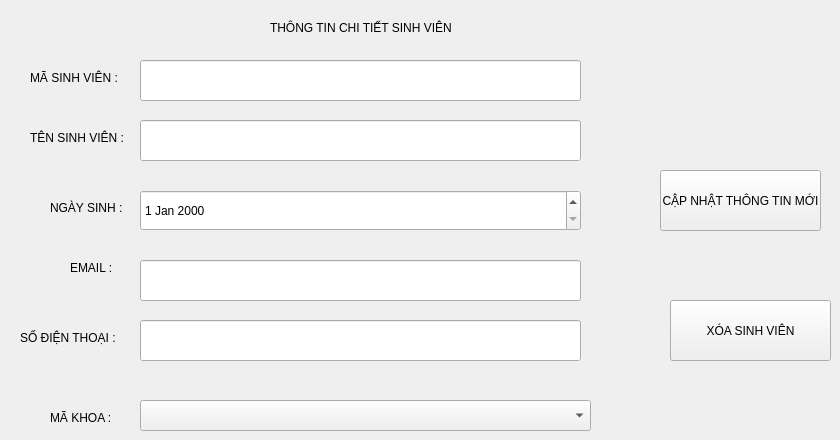
      <widget class="QWidget" name="ctsvpage">
       <widget class="QLabel" name="label_67">
        <property name="geometry">
         <rect>
          <x>270</x>
          <y>20</y>
          <width>251</width>
          <height>16</height>
         </rect>
        </property>
        <property name="text">
         <string>THÔNG TIN CHI TIẾT SINH VIÊN</string>
        </property>
       </widget>
       <widget class="QLabel" name="label_68">
        <property name="geometry">
         <rect>
          <x>30</x>
          <y>70</y>
          <width>111</width>
          <height>16</height>
         </rect>
        </property>
        <property name="text">
         <string>MÃ SINH VIÊN :</string>
        </property>
       </widget>
       <widget class="QLabel" name="label_69">
        <property name="geometry">
         <rect>
          <x>30</x>
          <y>130</y>
          <width>101</width>
          <height>16</height>
         </rect>
        </property>
        <property name="text">
         <string>TÊN SINH VIÊN :</string>
        </property>
       </widget>
       <widget class="QLabel" name="label_70">
        <property name="geometry">
         <rect>
          <x>50</x>
          <y>200</y>
          <width>101</width>
          <height>16</height>
         </rect>
        </property>
        <property name="text">
         <string>NGÀY SINH :</string>
        </property>
       </widget>
       <widget class="QLabel" name="label_71">
        <property name="geometry">
         <rect>
          <x>70</x>
          <y>260</y>
          <width>55</width>
          <height>16</height>
         </rect>
        </property>
        <property name="text">
         <string>EMAIL :</string>
        </property>
       </widget>
       <widget class="QLabel" name="label_72">
        <property name="geometry">
         <rect>
          <x>20</x>
          <y>330</y>
          <width>111</width>
          <height>16</height>
         </rect>
        </property>
        <property name="text">
         <string>SỐ ĐIỆN THOẠI :</string>
        </property>
       </widget>
       <widget class="QLabel" name="label_73">
        <property name="geometry">
         <rect>
          <x>50</x>
          <y>410</y>
          <width>91</width>
          <height>16</height>
         </rect>
        </property>
        <property name="text">
         <string>MÃ KHOA : </string>
        </property>
       </widget>
       <widget class="QLineEdit" name="lineEdit_22">
        <property name="geometry">
         <rect>
          <x>140</x>
          <y>60</y>
          <width>441</width>
          <height>41</height>
         </rect>
        </property>
        <property name="readOnly">
         <bool>true</bool>
        </property>
       </widget>
       <widget class="QLineEdit" name="lineEdit_23">
        <property name="geometry">
         <rect>
          <x>140</x>
          <y>120</y>
          <width>441</width>
          <height>41</height>
         </rect>
        </property>
       </widget>
       <widget class="QLineEdit" name="lineEdit_24">
        <property name="geometry">
         <rect>
          <x>140</x>
          <y>320</y>
          <width>441</width>
          <height>41</height>
         </rect>
        </property>
       </widget>
       <widget class="QLineEdit" name="lineEdit_25">
        <property name="geometry">
         <rect>
          <x>140</x>
          <y>260</y>
          <width>441</width>
          <height>41</height>
         </rect>
        </property>
       </widget>
       <widget class="QComboBox" name="comboBox_5">
        <property name="geometry">
         <rect>
          <x>140</x>
          <y>400</y>
          <width>451</width>
          <height>31</height>
         </rect>
        </property>
       </widget>
       <widget class="QPushButton" name="pushButton_12">
        <property name="geometry">
         <rect>
          <x>660</x>
          <y>170</y>
          <width>161</width>
          <height>61</height>
         </rect>
        </property>
        <property name="text">
         <string>CẬP NHẬT THÔNG TIN MỚI</string>
        </property>
       </widget>
       <widget class="QDateEdit" name="dateEdit_2">
        <property name="geometry">
         <rect>
          <x>140</x>
          <y>190</y>
          <width>441</width>
          <height>41</height>
         </rect>
        </property>
       </widget>
       <widget class="QPushButton" name="pushButton_23">
        <property name="geometry">
         <rect>
          <x>670</x>
          <y>300</y>
          <width>161</width>
          <height>61</height>
         </rect>
        </property>
        <property name="text">
         <string>XÓA SINH VIÊN</string>
        </property>
       </widget>
      </widget>
